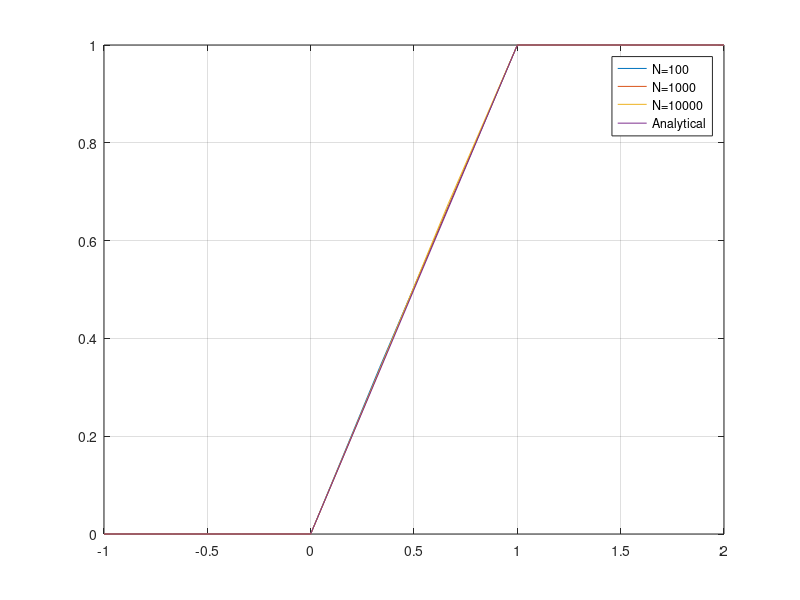

Write MATLAB code to recreate this figure.
%%  Define Parameters
M = 10;

%% Analytical CDF Plot
x = linspace(-1, 2, M);
plot(x, [zeros([1, 3]), x(4:6), ones([1, 4])]);
grid on

%% Calculating/Plotting Empirical CDF
N = 100;
val = rand([1, N]);
p_x = zeros([1, M]);
for i = 1:M
    p_x(i) = sum(val <= x(i))/N;
end

plot(x, p_x);
grid on;
title('Emprical CDF Plot for N=100');
%%
N2 = 1000;
val2 = rand([1, N2]);
p_x2 = zeros([1, M]);
for i = 1:M
    p_x2(i) = sum(val2 <= x(i))/N2;
end

plot(x, p_x2);
grid on;
title('Emprical CDF Plot for N=1000');
%%
N3 = 10000;
val3 = rand([1, N3]);
p_x3 = zeros([1, M]);
for i = 1:M
    p_x3(i) = sum(val3 <= x(i))/N3;
end

plot(x, p_x3);
grid on;
title('Emprical CDF Plot for N=10000');
%% Compare Analytical and Empirical CDF
plot(x, p_x); hold on
plot(x, p_x2); hold on
plot(x, p_x3); hold on
plot(x, [zeros([1, 3]), x(4:6), ones([1, 4])]);
grid on
legend({'N=100', 'N=1000', 'N=10000', 'Analytical'})
%% Empirical Mean
Emp_Mean = sum(val3)/N3;
display(Emp_Mean);
Emp_Mean = sum(val2)/N2;
display(Emp_Mean);
Emp_Mean = sum(val)/N;
display(Emp_Mean);
%% Analytical Mean
Ana_Mean = 1/2;
display(Ana_Mean);
%% Percentage Error
display(abs(0.5-Emp_Mean)*100/0.5);
